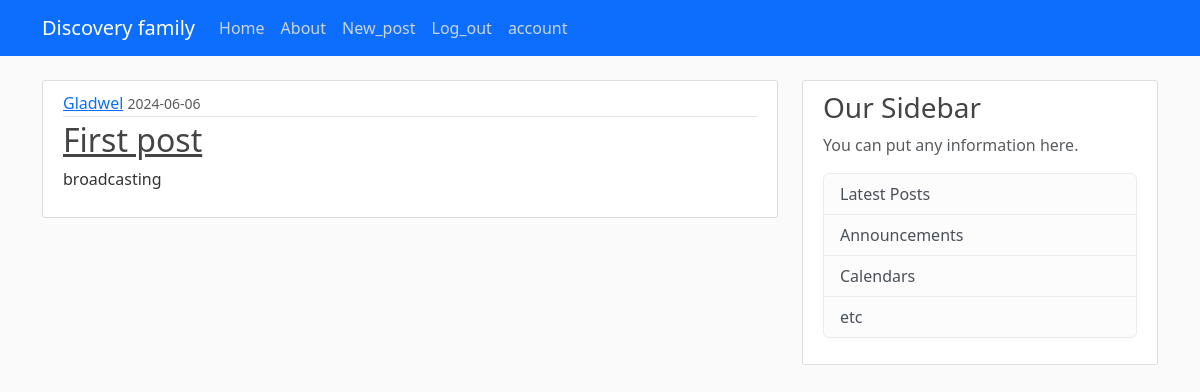
The app's page / (signed in) with its own data.
### app/models.py (models this page shows, shortened)
class Post(db.Model):
    id = db.Column(db.Integer, primary_key=True)
    title = db.Column(db.String(100), nullable=False)
    content = db.Column(db.Text(), nullable=False)
    date_posted = db.Column(db.DateTime(), nullable=False, default = datetime.utcnow)
    user_id = db.Column(db.Integer, db.ForeignKey('user.id'), nullable=False)

class User(db.Model,UserMixin):
    id = db.Column(db.Integer, primary_key=True)
    username = db.Column(db.String(12), unique=True, nullable=False)
    email = db.Column(db.String(120), unique=True, nullable=False)
    image_file = db.Column(db.String(20), nullable=False, default = 'default.jpg')
    password = db.Column(db.String(60), nullable=False)
    posts = db.relationship("Post", backref='author', lazy=True)

### app/route.py (the view)
@app.route("/")
def home():
    posts=Post.query.all()
    return render_template("home.html",posts=posts)

### app/models.py (called while the page is built)
@login_manager.user_loader
def load_user(user_id):
     return User.query.get(int(user_id))

### app/templates/home.html
{% extends 'base.html' %}
{% block content %}
    {% for post in posts %}
    <article class="media content-section">
        <div class="media-body">
          <div class="article-metadata">
            <a class="mr-2" href="#">{{ post.author.username }}</a>
            <small class="text-muted">{{ post.date_posted.strftime('%Y-%m-%d') }}</small>
          </div>
          <h2><a class="article-title" href="{{ url_for('post',post_id=post.id) }}">{{ post.title }}</a></h2>
          <p class="article-content">{{ post.content }}</p>
        </div>
      </article>
    {% endfor %}
{% endblock %}

### app/static/main.css (style rules this page uses)
body { background: #fafafa; color: #333333; margin-top: 5rem; }
h1, h2, h3, h4, h5, h6 { color: #444444; }
.content-section { background: #ffffff; padding: 10px 20px; border: 1px solid #dddddd; border-radius: 3px; margin-bottom: 20px; }
.article-title { color: #444444; }
.article-content { white-space: pre-line; }
.article-metadata { padding-bottom: 1px; margin-bottom: 4px; border-bottom: 1px solid #e3e3e3 }

### records on screen
Post: author.username "Gladwel", date_posted "2024-06-06", title "First post", content "broadcasting"
